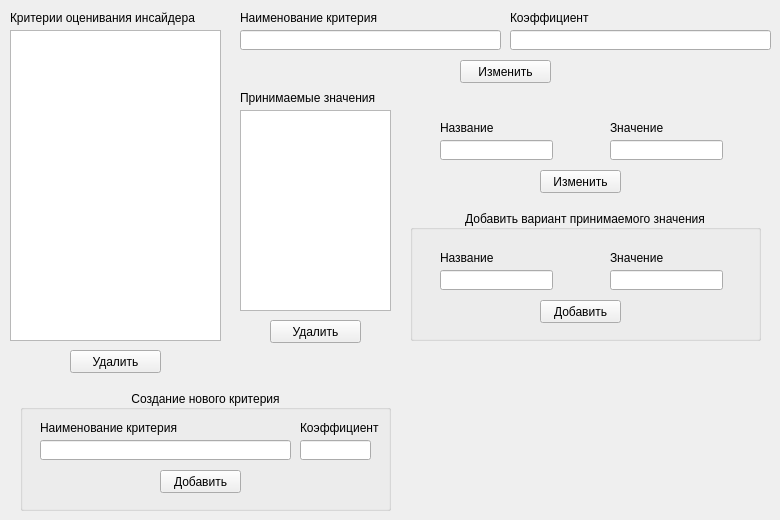
    <widget class="QWidget" name="insider_criteria_page">
     <widget class="QLabel" name="label_45">
      <property name="geometry">
       <rect>
        <x>10</x>
        <y>10</y>
        <width>251</width>
        <height>16</height>
       </rect>
      </property>
      <property name="text">
       <string>Критерии оценивания инсайдера</string>
      </property>
     </widget>
     <widget class="QPushButton" name="insider_criteria_delete_btn">
      <property name="geometry">
       <rect>
        <x>70</x>
        <y>350</y>
        <width>91</width>
        <height>23</height>
       </rect>
      </property>
      <property name="text">
       <string>Удалить</string>
      </property>
     </widget>
     <widget class="QListWidget" name="insider_criteria_list">
      <property name="geometry">
       <rect>
        <x>10</x>
        <y>30</y>
        <width>211</width>
        <height>311</height>
       </rect>
      </property>
      <property name="wordWrap">
       <bool>true</bool>
      </property>
     </widget>
     <widget class="QGroupBox" name="groupBox_9">
      <property name="geometry">
       <rect>
        <x>20</x>
        <y>390</y>
        <width>371</width>
        <height>121</height>
       </rect>
      </property>
      <property name="title">
       <string>Создание нового критерия</string>
      </property>
      <property name="alignment">
       <set>Qt::AlignCenter</set>
      </property>
      <widget class="QPushButton" name="insider_criteria_add_btn">
       <property name="geometry">
        <rect>
         <x>140</x>
         <y>80</y>
         <width>81</width>
         <height>23</height>
        </rect>
       </property>
       <property name="text">
        <string>Добавить</string>
       </property>
      </widget>
      <widget class="QLabel" name="label_55">
       <property name="geometry">
        <rect>
         <x>20</x>
         <y>30</y>
         <width>221</width>
         <height>16</height>
        </rect>
       </property>
       <property name="text">
        <string>Наименование критерия</string>
       </property>
      </widget>
      <widget class="QLineEdit" name="insider_criteria_add_name_le">
       <property name="geometry">
        <rect>
         <x>20</x>
         <y>50</y>
         <width>251</width>
         <height>20</height>
        </rect>
       </property>
       <property name="readOnly">
        <bool>false</bool>
       </property>
      </widget>
      <widget class="QLabel" name="label_60">
       <property name="geometry">
        <rect>
         <x>280</x>
         <y>30</y>
         <width>221</width>
         <height>16</height>
        </rect>
       </property>
       <property name="text">
        <string>Коэффициент</string>
       </property>
      </widget>
      <widget class="QLineEdit" name="insider_criteria_add_coef_le">
       <property name="geometry">
        <rect>
         <x>280</x>
         <y>50</y>
         <width>71</width>
         <height>20</height>
        </rect>
       </property>
       <property name="readOnly">
        <bool>false</bool>
       </property>
      </widget>
     </widget>
     <widget class="QLabel" name="label_57">
      <property name="geometry">
       <rect>
        <x>240</x>
        <y>10</y>
        <width>221</width>
        <height>16</height>
       </rect>
      </property>
      <property name="text">
       <string>Наименование критерия</string>
      </property>
     </widget>
     <widget class="QLineEdit" name="insider_criteria_name_le">
      <property name="geometry">
       <rect>
        <x>240</x>
        <y>30</y>
        <width>261</width>
        <height>20</height>
       </rect>
      </property>
      <property name="readOnly">
       <bool>false</bool>
      </property>
     </widget>
     <widget class="QLabel" name="label_59">
      <property name="geometry">
       <rect>
        <x>510</x>
        <y>10</y>
        <width>221</width>
        <height>16</height>
       </rect>
      </property>
      <property name="text">
       <string>Коэффициент</string>
      </property>
     </widget>
     <widget class="QLineEdit" name="insider_criteria_coef_le">
      <property name="geometry">
       <rect>
        <x>510</x>
        <y>30</y>
        <width>261</width>
        <height>20</height>
       </rect>
      </property>
      <property name="readOnly">
       <bool>false</bool>
      </property>
     </widget>
     <widget class="QPushButton" name="insider_criteria_change_btn">
      <property name="geometry">
       <rect>
        <x>460</x>
        <y>60</y>
        <width>91</width>
        <height>23</height>
       </rect>
      </property>
      <property name="text">
       <string>Изменить</string>
      </property>
     </widget>
     <widget class="QLabel" name="label_61">
      <property name="geometry">
       <rect>
        <x>240</x>
        <y>90</y>
        <width>221</width>
        <height>16</height>
       </rect>
      </property>
      <property name="text">
       <string>Принимаемые значения</string>
      </property>
     </widget>
     <widget class="QListWidget" name="insider_criteria_value_list">
      <property name="geometry">
       <rect>
        <x>240</x>
        <y>110</y>
        <width>151</width>
        <height>201</height>
       </rect>
      </property>
      <property name="wordWrap">
       <bool>true</bool>
      </property>
     </widget>
     <widget class="QGroupBox" name="groupBox_12">
      <property name="geometry">
       <rect>
        <x>410</x>
        <y>210</y>
        <width>351</width>
        <height>131</height>
       </rect>
      </property>
      <property name="title">
       <string>Добавить вариант принимаемого значения</string>
      </property>
      <property name="alignment">
       <set>Qt::AlignCenter</set>
      </property>
      <widget class="QLineEdit" name="insider_criteria_type_add_name_le">
       <property name="geometry">
        <rect>
         <x>30</x>
         <y>60</y>
         <width>113</width>
         <height>20</height>
        </rect>
       </property>
       <property name="text">
        <string/>
       </property>
      </widget>
      <widget class="QLineEdit" name="insider_criteria_type_add_value_le">
       <property name="geometry">
        <rect>
         <x>200</x>
         <y>60</y>
         <width>113</width>
         <height>20</height>
        </rect>
       </property>
      </widget>
      <widget class="QLabel" name="label_65">
       <property name="geometry">
        <rect>
         <x>30</x>
         <y>40</y>
         <width>111</width>
         <height>16</height>
        </rect>
       </property>
       <property name="text">
        <string>Название</string>
       </property>
      </widget>
      <widget class="QPushButton" name="insider_criteria_type_add_btn">
       <property name="geometry">
        <rect>
         <x>130</x>
         <y>90</y>
         <width>81</width>
         <height>23</height>
        </rect>
       </property>
       <property name="text">
        <string>Добавить</string>
       </property>
      </widget>
      <widget class="QLabel" name="label_79">
       <property name="geometry">
        <rect>
         <x>200</x>
         <y>40</y>
         <width>111</width>
         <height>16</height>
        </rect>
       </property>
       <property name="text">
        <string>Значение</string>
       </property>
      </widget>
     </widget>
     <widget class="QLineEdit" name="insider_criteria_type_value_le">
      <property name="geometry">
       <rect>
        <x>610</x>
        <y>140</y>
        <width>113</width>
        <height>20</height>
       </rect>
      </property>
     </widget>
     <widget class="QLabel" name="label_80">
      <property name="geometry">
       <rect>
        <x>440</x>
        <y>120</y>
        <width>111</width>
        <height>16</height>
       </rect>
      </property>
      <property name="text">
       <string>Название</string>
      </property>
     </widget>
     <widget class="QPushButton" name="insider_criteria_type_change_btn">
      <property name="geometry">
       <rect>
        <x>540</x>
        <y>170</y>
        <width>81</width>
        <height>23</height>
       </rect>
      </property>
      <property name="text">
       <string>Изменить</string>
      </property>
     </widget>
     <widget class="QLabel" name="label_81">
      <property name="geometry">
       <rect>
        <x>610</x>
        <y>120</y>
        <width>111</width>
        <height>16</height>
       </rect>
      </property>
      <property name="text">
       <string>Значение</string>
      </property>
     </widget>
     <widget class="QLineEdit" name="insider_criteria_type_name_le">
      <property name="geometry">
       <rect>
        <x>440</x>
        <y>140</y>
        <width>113</width>
        <height>20</height>
       </rect>
      </property>
     </widget>
     <widget class="QPushButton" name="insider_criteria_value_delete_btn">
      <property name="geometry">
       <rect>
        <x>270</x>
        <y>320</y>
        <width>91</width>
        <height>23</height>
       </rect>
      </property>
      <property name="text">
       <string>Удалить</string>
      </property>
     </widget>
    </widget>
